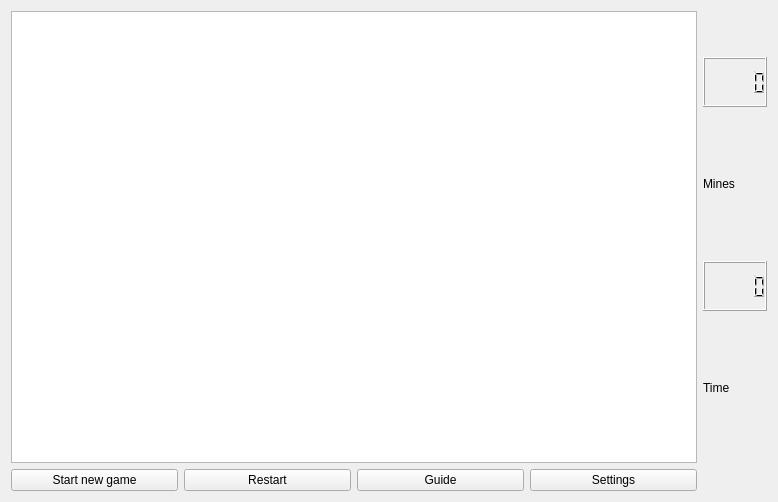
<?xml version="1.0" encoding="UTF-8"?>
<ui version="4.0">
 <class>Saper</class>
 <widget class="QWidget" name="Saper">
  <property name="geometry">
   <rect>
    <x>0</x>
    <y>0</y>
    <width>778</width>
    <height>502</height>
   </rect>
  </property>
  <property name="windowTitle">
   <string>Saper</string>
  </property>
  <layout class="QVBoxLayout" name="verticalLayout_2">
   <item>
    <layout class="QGridLayout" name="gridLayout" columnstretch="0,0,0" rowminimumheight="0,0,0,0,0,0,0,0" columnminimumwidth="0,0,0">
     <item row="0" column="2">
      <layout class="QVBoxLayout" name="verticalLayout">
       <property name="sizeConstraint">
        <enum>QLayout::SetMaximumSize</enum>
       </property>
       <item>
        <widget class="QLCDNumber" name="numberOfMinesLCDNumber">
         <property name="maximumSize">
          <size>
           <width>16777215</width>
           <height>50</height>
          </size>
         </property>
        </widget>
       </item>
       <item>
        <widget class="QLabel" name="minesNumber">
         <property name="maximumSize">
          <size>
           <width>16777215</width>
           <height>50</height>
          </size>
         </property>
         <property name="text">
          <string>Mines</string>
         </property>
        </widget>
       </item>
       <item>
        <widget class="QLCDNumber" name="timerLCDNumber">
         <property name="sizePolicy">
          <sizepolicy hsizetype="Minimum" vsizetype="Minimum">
           <horstretch>0</horstretch>
           <verstretch>0</verstretch>
          </sizepolicy>
         </property>
         <property name="maximumSize">
          <size>
           <width>16777215</width>
           <height>50</height>
          </size>
         </property>
        </widget>
       </item>
       <item>
        <widget class="QLabel" name="timerLabel">
         <property name="maximumSize">
          <size>
           <width>16777215</width>
           <height>50</height>
          </size>
         </property>
         <property name="text">
          <string>Time</string>
         </property>
        </widget>
       </item>
      </layout>
     </item>
     <item row="7" column="1">
      <layout class="QHBoxLayout" name="horizontalLayout">
       <item>
        <widget class="QPushButton" name="StartNewGameButton">
         <property name="text">
          <string>Start new game</string>
         </property>
        </widget>
       </item>
       <item>
        <widget class="QPushButton" name="restartButton">
         <property name="text">
          <string>Restart</string>
         </property>
        </widget>
       </item>
       <item>
        <widget class="QPushButton" name="guideButton">
         <property name="text">
          <string>Guide</string>
         </property>
        </widget>
       </item>
       <item>
        <widget class="QPushButton" name="settingsButton">
         <property name="text">
          <string>Settings</string>
         </property>
        </widget>
       </item>
      </layout>
     </item>
     <item row="0" column="1">
      <widget class="QTableView" name="tableView">
       <property name="sizePolicy">
        <sizepolicy hsizetype="MinimumExpanding" vsizetype="MinimumExpanding">
         <horstretch>0</horstretch>
         <verstretch>0</verstretch>
        </sizepolicy>
       </property>
      </widget>
     </item>
    </layout>
   </item>
  </layout>
 </widget>
 <layoutdefault spacing="6" margin="11"/>
 <resources/>
 <connections/>
</ui>
